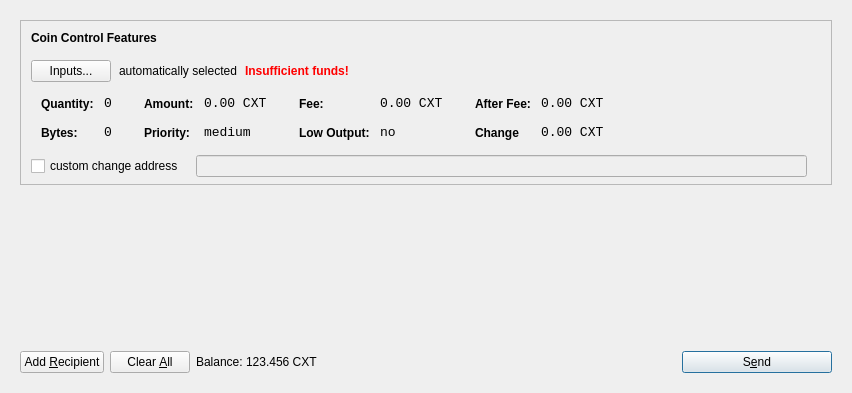
<?xml version="1.0" encoding="UTF-8"?>
<ui version="4.0">
 <class>SendCoinsDialog</class>
 <widget class="QDialog" name="SendCoinsDialog">
  <property name="geometry">
   <rect>
    <x>0</x>
    <y>0</y>
    <width>849</width>
    <height>393</height>
   </rect>
  </property>
  <property name="windowTitle">
   <string>Send Coins</string>
  </property>
  <layout class="QVBoxLayout" name="verticalLayout">
   <item>
    <widget class="QFrame" name="frameMain">
     <layout class="QVBoxLayout" name="verticalLayout_3">
      <item>
       <widget class="QFrame" name="frameCoinControl">
        <property name="sizePolicy">
         <sizepolicy hsizetype="Expanding" vsizetype="Expanding">
          <horstretch>0</horstretch>
          <verstretch>0</verstretch>
         </sizepolicy>
        </property>
        <property name="maximumSize">
         <size>
          <width>16777215</width>
          <height>16777215</height>
         </size>
        </property>
        <property name="frameShape">
         <enum>QFrame::StyledPanel</enum>
        </property>
        <property name="frameShadow">
         <enum>QFrame::Sunken</enum>
        </property>
        <layout class="QVBoxLayout" name="verticalLayoutCoinControl2">
         <property name="spacing">
          <number>6</number>
         </property>
         <property name="leftMargin">
          <number>0</number>
         </property>
         <property name="topMargin">
          <number>0</number>
         </property>
         <property name="rightMargin">
          <number>0</number>
         </property>
         <property name="bottomMargin">
          <number>6</number>
         </property>
         <item>
          <layout class="QVBoxLayout" name="verticalLayoutCoinControl" stretch="0,0,0,0,1">
           <property name="spacing">
            <number>0</number>
           </property>
           <property name="leftMargin">
            <number>10</number>
           </property>
           <property name="topMargin">
            <number>10</number>
           </property>
           <item>
            <layout class="QHBoxLayout" name="horizontalLayoutCoinControl1">
             <property name="bottomMargin">
              <number>15</number>
             </property>
             <item>
              <widget class="QLabel" name="labelCoinControlFeatures">
               <property name="sizePolicy">
                <sizepolicy hsizetype="Preferred" vsizetype="Maximum">
                 <horstretch>0</horstretch>
                 <verstretch>0</verstretch>
                </sizepolicy>
               </property>
               <property name="font">
                <font>
                 <weight>75</weight>
                 <bold>true</bold>
                </font>
               </property>
               <property name="styleSheet">
                <string notr="true">font-weight:bold;</string>
               </property>
               <property name="text">
                <string>Coin Control Features</string>
               </property>
              </widget>
             </item>
            </layout>
           </item>
           <item>
            <layout class="QHBoxLayout" name="horizontalLayoutCoinControl2" stretch="0,0,0,0">
             <property name="spacing">
              <number>8</number>
             </property>
             <property name="bottomMargin">
              <number>10</number>
             </property>
             <item>
              <widget class="QPushButton" name="pushButtonCoinControl">
               <property name="styleSheet">
                <string notr="true"/>
               </property>
               <property name="text">
                <string>Inputs...</string>
               </property>
              </widget>
             </item>
             <item>
              <widget class="QLabel" name="labelCoinControlAutomaticallySelected">
               <property name="text">
                <string>automatically selected</string>
               </property>
               <property name="margin">
                <number>5</number>
               </property>
              </widget>
             </item>
             <item>
              <widget class="QLabel" name="labelCoinControlInsuffFunds">
               <property name="font">
                <font>
                 <weight>75</weight>
                 <bold>true</bold>
                </font>
               </property>
               <property name="styleSheet">
                <string notr="true">color:red;font-weight:bold;</string>
               </property>
               <property name="text">
                <string>Insufficient funds!</string>
               </property>
               <property name="margin">
                <number>5</number>
               </property>
              </widget>
             </item>
             <item>
              <spacer name="horizontalSpacerCoinControl">
               <property name="orientation">
                <enum>Qt::Horizontal</enum>
               </property>
               <property name="sizeHint" stdset="0">
                <size>
                 <width>40</width>
                 <height>1</height>
                </size>
               </property>
              </spacer>
             </item>
            </layout>
           </item>
           <item>
            <widget class="QWidget" name="widgetCoinControl" native="true">
             <property name="sizePolicy">
              <sizepolicy hsizetype="Preferred" vsizetype="Preferred">
               <horstretch>0</horstretch>
               <verstretch>0</verstretch>
              </sizepolicy>
             </property>
             <property name="minimumSize">
              <size>
               <width>0</width>
               <height>0</height>
              </size>
             </property>
             <property name="styleSheet">
              <string notr="true"/>
             </property>
             <layout class="QHBoxLayout" name="horizontalLayoutCoinControl5">
              <property name="leftMargin">
               <number>0</number>
              </property>
              <property name="topMargin">
               <number>0</number>
              </property>
              <property name="rightMargin">
               <number>0</number>
              </property>
              <property name="bottomMargin">
               <number>0</number>
              </property>
              <item>
               <layout class="QHBoxLayout" name="horizontalLayoutCoinControl3" stretch="0,0,0,1">
                <property name="spacing">
                 <number>20</number>
                </property>
                <property name="topMargin">
                 <number>0</number>
                </property>
                <property name="bottomMargin">
                 <number>10</number>
                </property>
                <item>
                 <layout class="QFormLayout" name="formLayoutCoinControl1">
                  <property name="horizontalSpacing">
                   <number>10</number>
                  </property>
                  <property name="verticalSpacing">
                   <number>14</number>
                  </property>
                  <property name="leftMargin">
                   <number>10</number>
                  </property>
                  <property name="topMargin">
                   <number>4</number>
                  </property>
                  <property name="rightMargin">
                   <number>6</number>
                  </property>
                  <item row="0" column="0">
                   <widget class="QLabel" name="labelCoinControlQuantityText">
                    <property name="styleSheet">
                     <string notr="true">font-weight:bold;</string>
                    </property>
                    <property name="text">
                     <string>Quantity:</string>
                    </property>
                    <property name="margin">
                     <number>0</number>
                    </property>
                   </widget>
                  </item>
                  <item row="0" column="1">
                   <widget class="QLabel" name="labelCoinControlQuantity">
                    <property name="font">
                     <font>
                      <family>Monospace</family>
                      <pointsize>10</pointsize>
                     </font>
                    </property>
                    <property name="cursor">
                     <cursorShape>IBeamCursor</cursorShape>
                    </property>
                    <property name="contextMenuPolicy">
                     <enum>Qt::ActionsContextMenu</enum>
                    </property>
                    <property name="text">
                     <string>0</string>
                    </property>
                    <property name="margin">
                     <number>0</number>
                    </property>
                    <property name="textInteractionFlags">
                     <set>Qt::LinksAccessibleByMouse|Qt::TextSelectableByKeyboard|Qt::TextSelectableByMouse</set>
                    </property>
                   </widget>
                  </item>
                  <item row="1" column="0">
                   <widget class="QLabel" name="labelCoinControlBytesText">
                    <property name="styleSheet">
                     <string notr="true">font-weight:bold;</string>
                    </property>
                    <property name="text">
                     <string>Bytes:</string>
                    </property>
                   </widget>
                  </item>
                  <item row="1" column="1">
                   <widget class="QLabel" name="labelCoinControlBytes">
                    <property name="font">
                     <font>
                      <family>Monospace</family>
                      <pointsize>10</pointsize>
                     </font>
                    </property>
                    <property name="cursor">
                     <cursorShape>IBeamCursor</cursorShape>
                    </property>
                    <property name="contextMenuPolicy">
                     <enum>Qt::ActionsContextMenu</enum>
                    </property>
                    <property name="text">
                     <string>0</string>
                    </property>
                    <property name="textInteractionFlags">
                     <set>Qt::LinksAccessibleByMouse|Qt::TextSelectableByKeyboard|Qt::TextSelectableByMouse</set>
                    </property>
                   </widget>
                  </item>
                 </layout>
                </item>
                <item>
                 <layout class="QFormLayout" name="formLayoutCoinControl2">
                  <property name="horizontalSpacing">
                   <number>10</number>
                  </property>
                  <property name="verticalSpacing">
                   <number>14</number>
                  </property>
                  <property name="leftMargin">
                   <number>6</number>
                  </property>
                  <property name="topMargin">
                   <number>4</number>
                  </property>
                  <property name="rightMargin">
                   <number>6</number>
                  </property>
                  <item row="0" column="0">
                   <widget class="QLabel" name="labelCoinControlAmountText">
                    <property name="styleSheet">
                     <string notr="true">font-weight:bold;</string>
                    </property>
                    <property name="text">
                     <string>Amount:</string>
                    </property>
                    <property name="margin">
                     <number>0</number>
                    </property>
                   </widget>
                  </item>
                  <item row="0" column="1">
                   <widget class="QLabel" name="labelCoinControlAmount">
                    <property name="font">
                     <font>
                      <family>Monospace</family>
                      <pointsize>10</pointsize>
                     </font>
                    </property>
                    <property name="cursor">
                     <cursorShape>IBeamCursor</cursorShape>
                    </property>
                    <property name="contextMenuPolicy">
                     <enum>Qt::ActionsContextMenu</enum>
                    </property>
                    <property name="text">
                     <string>0.00 CXT</string>
                    </property>
                    <property name="textInteractionFlags">
                     <set>Qt::LinksAccessibleByMouse|Qt::TextSelectableByKeyboard|Qt::TextSelectableByMouse</set>
                    </property>
                   </widget>
                  </item>
                  <item row="1" column="0">
                   <widget class="QLabel" name="labelCoinControlPriorityText">
                    <property name="styleSheet">
                     <string notr="true">font-weight:bold;</string>
                    </property>
                    <property name="text">
                     <string>Priority:</string>
                    </property>
                   </widget>
                  </item>
                  <item row="1" column="1">
                   <widget class="QLabel" name="labelCoinControlPriority">
                    <property name="font">
                     <font>
                      <family>Monospace</family>
                      <pointsize>10</pointsize>
                     </font>
                    </property>
                    <property name="cursor">
                     <cursorShape>IBeamCursor</cursorShape>
                    </property>
                    <property name="contextMenuPolicy">
                     <enum>Qt::ActionsContextMenu</enum>
                    </property>
                    <property name="text">
                     <string>medium</string>
                    </property>
                    <property name="textInteractionFlags">
                     <set>Qt::LinksAccessibleByMouse|Qt::TextSelectableByKeyboard|Qt::TextSelectableByMouse</set>
                    </property>
                   </widget>
                  </item>
                 </layout>
                </item>
                <item>
                 <layout class="QFormLayout" name="formLayoutCoinControl3">
                  <property name="horizontalSpacing">
                   <number>10</number>
                  </property>
                  <property name="verticalSpacing">
                   <number>14</number>
                  </property>
                  <property name="leftMargin">
                   <number>6</number>
                  </property>
                  <property name="topMargin">
                   <number>4</number>
                  </property>
                  <property name="rightMargin">
                   <number>6</number>
                  </property>
                  <item row="0" column="0">
                   <widget class="QLabel" name="labelCoinControlFeeText">
                    <property name="styleSheet">
                     <string notr="true">font-weight:bold;</string>
                    </property>
                    <property name="text">
                     <string>Fee:</string>
                    </property>
                    <property name="margin">
                     <number>0</number>
                    </property>
                   </widget>
                  </item>
                  <item row="0" column="1">
                   <widget class="QLabel" name="labelCoinControlFee">
                    <property name="font">
                     <font>
                      <family>Monospace</family>
                      <pointsize>10</pointsize>
                     </font>
                    </property>
                    <property name="cursor">
                     <cursorShape>IBeamCursor</cursorShape>
                    </property>
                    <property name="contextMenuPolicy">
                     <enum>Qt::ActionsContextMenu</enum>
                    </property>
                    <property name="text">
                     <string>0.00 CXT</string>
                    </property>
                    <property name="textInteractionFlags">
                     <set>Qt::LinksAccessibleByMouse|Qt::TextSelectableByKeyboard|Qt::TextSelectableByMouse</set>
                    </property>
                   </widget>
                  </item>
                  <item row="1" column="0">
                   <widget class="QLabel" name="labelCoinControlLowOutputText">
                    <property name="styleSheet">
                     <string notr="true">font-weight:bold;</string>
                    </property>
                    <property name="text">
                     <string>Low Output:</string>
                    </property>
                   </widget>
                  </item>
                  <item row="1" column="1">
                   <widget class="QLabel" name="labelCoinControlLowOutput">
                    <property name="font">
                     <font>
                      <family>Monospace</family>
                      <pointsize>10</pointsize>
                     </font>
                    </property>
                    <property name="cursor">
                     <cursorShape>IBeamCursor</cursorShape>
                    </property>
                    <property name="contextMenuPolicy">
                     <enum>Qt::ActionsContextMenu</enum>
                    </property>
                    <property name="text">
                     <string>no</string>
                    </property>
                    <property name="textInteractionFlags">
                     <set>Qt::LinksAccessibleByMouse|Qt::TextSelectableByKeyboard|Qt::TextSelectableByMouse</set>
                    </property>
                   </widget>
                  </item>
                 </layout>
                </item>
                <item>
                 <layout class="QFormLayout" name="formLayoutCoinControl4">
                  <property name="horizontalSpacing">
                   <number>10</number>
                  </property>
                  <property name="verticalSpacing">
                   <number>14</number>
                  </property>
                  <property name="leftMargin">
                   <number>6</number>
                  </property>
                  <property name="topMargin">
                   <number>4</number>
                  </property>
                  <property name="rightMargin">
                   <number>6</number>
                  </property>
                  <item row="0" column="0">
                   <widget class="QLabel" name="labelCoinControlAfterFeeText">
                    <property name="styleSheet">
                     <string notr="true">font-weight:bold;</string>
                    </property>
                    <property name="text">
                     <string>After Fee:</string>
                    </property>
                    <property name="margin">
                     <number>0</number>
                    </property>
                   </widget>
                  </item>
                  <item row="0" column="1">
                   <widget class="QLabel" name="labelCoinControlAfterFee">
                    <property name="font">
                     <font>
                      <family>Monospace</family>
                      <pointsize>10</pointsize>
                     </font>
                    </property>
                    <property name="cursor">
                     <cursorShape>IBeamCursor</cursorShape>
                    </property>
                    <property name="contextMenuPolicy">
                     <enum>Qt::ActionsContextMenu</enum>
                    </property>
                    <property name="text">
                     <string>0.00 CXT</string>
                    </property>
                    <property name="textInteractionFlags">
                     <set>Qt::LinksAccessibleByMouse|Qt::TextSelectableByKeyboard|Qt::TextSelectableByMouse</set>
                    </property>
                   </widget>
                  </item>
                  <item row="1" column="0">
                   <widget class="QLabel" name="labelCoinControlChangeText">
                    <property name="styleSheet">
                     <string notr="true">font-weight:bold;</string>
                    </property>
                    <property name="text">
                     <string>Change</string>
                    </property>
                   </widget>
                  </item>
                  <item row="1" column="1">
                   <widget class="QLabel" name="labelCoinControlChange">
                    <property name="font">
                     <font>
                      <family>Monospace</family>
                      <pointsize>10</pointsize>
                     </font>
                    </property>
                    <property name="cursor">
                     <cursorShape>IBeamCursor</cursorShape>
                    </property>
                    <property name="contextMenuPolicy">
                     <enum>Qt::ActionsContextMenu</enum>
                    </property>
                    <property name="text">
                     <string>0.00 CXT</string>
                    </property>
                    <property name="textInteractionFlags">
                     <set>Qt::LinksAccessibleByMouse|Qt::TextSelectableByKeyboard|Qt::TextSelectableByMouse</set>
                    </property>
                   </widget>
                  </item>
                 </layout>
                </item>
               </layout>
              </item>
             </layout>
            </widget>
           </item>
           <item>
            <layout class="QHBoxLayout" name="horizontalLayoutCoinControl4" stretch="0,0,0">
             <property name="spacing">
              <number>12</number>
             </property>
             <property name="sizeConstraint">
              <enum>QLayout::SetDefaultConstraint</enum>
             </property>
             <property name="topMargin">
              <number>5</number>
             </property>
             <property name="rightMargin">
              <number>5</number>
             </property>
             <item>
              <widget class="QCheckBox" name="checkBoxCoinControlChange">
               <property name="text">
                <string>custom change address</string>
               </property>
              </widget>
             </item>
             <item>
              <widget class="QLineEdit" name="lineEditCoinControlChange">
               <property name="enabled">
                <bool>false</bool>
               </property>
               <property name="sizePolicy">
                <sizepolicy hsizetype="Expanding" vsizetype="Fixed">
                 <horstretch>0</horstretch>
                 <verstretch>0</verstretch>
                </sizepolicy>
               </property>
              </widget>
             </item>
             <item>
              <widget class="QLabel" name="labelCoinControlChangeLabel">
               <property name="sizePolicy">
                <sizepolicy hsizetype="Preferred" vsizetype="Expanding">
                 <horstretch>0</horstretch>
                 <verstretch>0</verstretch>
                </sizepolicy>
               </property>
               <property name="minimumSize">
                <size>
                 <width>0</width>
                 <height>0</height>
                </size>
               </property>
               <property name="text">
                <string/>
               </property>
               <property name="margin">
                <number>3</number>
               </property>
              </widget>
             </item>
            </layout>
           </item>
           <item>
            <spacer name="verticalSpacerCoinControl">
             <property name="orientation">
              <enum>Qt::Vertical</enum>
             </property>
             <property name="sizeHint" stdset="0">
              <size>
               <width>800</width>
               <height>1</height>
              </size>
             </property>
            </spacer>
           </item>
          </layout>
         </item>
        </layout>
       </widget>
      </item>
      <item>
       <widget class="QScrollArea" name="scrollArea">
        <property name="frameShape">
         <enum>QFrame::NoFrame</enum>
        </property>
        <property name="widgetResizable">
         <bool>true</bool>
        </property>
        <widget class="QWidget" name="scrollAreaWidgetContents">
         <property name="geometry">
          <rect>
           <x>0</x>
           <y>0</y>
           <width>813</width>
           <height>148</height>
          </rect>
         </property>
         <layout class="QVBoxLayout" name="verticalLayout_2">
          <property name="leftMargin">
           <number>0</number>
          </property>
          <property name="topMargin">
           <number>0</number>
          </property>
          <property name="rightMargin">
           <number>0</number>
          </property>
          <property name="bottomMargin">
           <number>0</number>
          </property>
          <item>
           <layout class="QVBoxLayout" name="entries">
            <property name="spacing">
             <number>6</number>
            </property>
           </layout>
          </item>
          <item>
           <spacer name="verticalSpacer">
            <property name="orientation">
             <enum>Qt::Vertical</enum>
            </property>
            <property name="sizeHint" stdset="0">
             <size>
              <width>20</width>
              <height>40</height>
             </size>
            </property>
           </spacer>
          </item>
         </layout>
        </widget>
       </widget>
      </item>
      <item>
       <layout class="QHBoxLayout" name="horizontalLayout">
        <item>
         <widget class="QPushButton" name="addButton">
          <property name="toolTip">
           <string>Send to multiple recipients at once</string>
          </property>
          <property name="text">
           <string>Add &amp;Recipient</string>
          </property>
          <property name="icon">
           <iconset resource="../coinonat.qrc">
            <normaloff>:/icons/add</normaloff>:/icons/add</iconset>
          </property>
          <property name="autoDefault">
           <bool>false</bool>
          </property>
         </widget>
        </item>
        <item>
         <widget class="QPushButton" name="clearButton">
          <property name="sizePolicy">
           <sizepolicy hsizetype="Minimum" vsizetype="Fixed">
            <horstretch>0</horstretch>
            <verstretch>0</verstretch>
           </sizepolicy>
          </property>
          <property name="toolTip">
           <string>Remove all transaction fields</string>
          </property>
          <property name="text">
           <string>Clear &amp;All</string>
          </property>
          <property name="icon">
           <iconset resource="../coinonat.qrc">
            <normaloff>:/icons/remove</normaloff>:/icons/remove</iconset>
          </property>
          <property name="autoRepeatDelay">
           <number>300</number>
          </property>
          <property name="autoDefault">
           <bool>false</bool>
          </property>
         </widget>
        </item>
        <item>
         <layout class="QHBoxLayout" name="horizontalLayout_2">
          <property name="spacing">
           <number>3</number>
          </property>
          <item>
           <widget class="QLabel" name="label">
            <property name="sizePolicy">
             <sizepolicy hsizetype="Preferred" vsizetype="Fixed">
              <horstretch>0</horstretch>
              <verstretch>0</verstretch>
             </sizepolicy>
            </property>
            <property name="text">
             <string>Balance:</string>
            </property>
           </widget>
          </item>
          <item>
           <widget class="QLabel" name="labelBalance">
            <property name="sizePolicy">
             <sizepolicy hsizetype="Preferred" vsizetype="Fixed">
              <horstretch>0</horstretch>
              <verstretch>0</verstretch>
             </sizepolicy>
            </property>
            <property name="cursor">
             <cursorShape>IBeamCursor</cursorShape>
            </property>
            <property name="text">
             <string>123.456 CXT</string>
            </property>
            <property name="textInteractionFlags">
             <set>Qt::LinksAccessibleByMouse|Qt::TextSelectableByKeyboard|Qt::TextSelectableByMouse</set>
            </property>
           </widget>
          </item>
         </layout>
        </item>
        <item>
         <spacer name="horizontalSpacer">
          <property name="orientation">
           <enum>Qt::Horizontal</enum>
          </property>
          <property name="sizeHint" stdset="0">
           <size>
            <width>40</width>
            <height>20</height>
           </size>
          </property>
         </spacer>
        </item>
        <item>
         <widget class="QPushButton" name="sendButton">
          <property name="minimumSize">
           <size>
            <width>150</width>
            <height>0</height>
           </size>
          </property>
          <property name="toolTip">
           <string>Confirm the send action</string>
          </property>
          <property name="text">
           <string>S&amp;end</string>
          </property>
          <property name="icon">
           <iconset resource="../coinonat.qrc">
            <normaloff>:/icons/send</normaloff>:/icons/send</iconset>
          </property>
          <property name="default">
           <bool>true</bool>
          </property>
         </widget>
        </item>
       </layout>
      </item>
     </layout>
     <zorder>scrollArea</zorder>
     <zorder>frameCoinControl</zorder>
     <zorder></zorder>
    </widget>
   </item>
  </layout>
 </widget>
 <resources>
  <include location="../coinonat.qrc"/>
 </resources>
 <connections/>
</ui>
